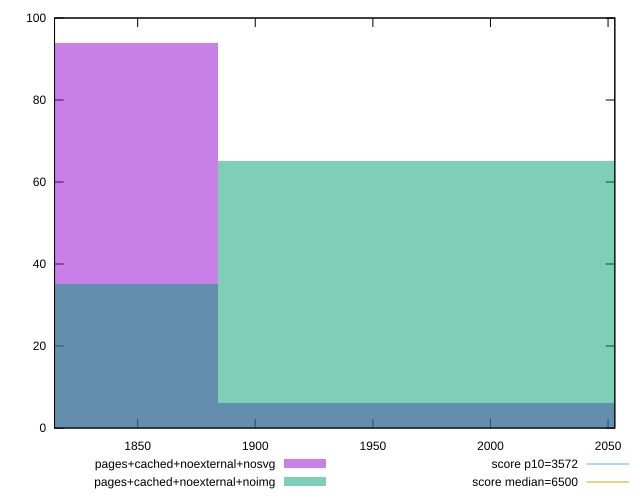

Write the gnuplot code that produced this figure.
reset

$pagesCachedNoexternalNosvg <<EOF
1773.3942720478778 94
1995.0685560538625 6
EOF

$pagesCachedNoexternalNoimg <<EOF
1773.3942720478778 35
1995.0685560538625 65
EOF

set key outside below
set boxwidth 221.67428400598473
set xrange [1814.6572999999999:2052.8760500000003]
set yrange [0:100]
set trange [0:100]
set style fill transparent solid 0.5 noborder

set parametric
set terminal svg size 640, 500 enhanced background rgb 'white'
set output "report_00008_2021-01-22T20:58:29.167/first-cpu-idle/comparison/histogram/7_vs_8.svg"

plot $pagesCachedNoexternalNosvg title "pages+cached+noexternal+nosvg" with boxes, \
     $pagesCachedNoexternalNoimg title "pages+cached+noexternal+noimg" with boxes, \
     3572,t title "score p10=3572", \
     6500,t title "score median=6500"

reset
